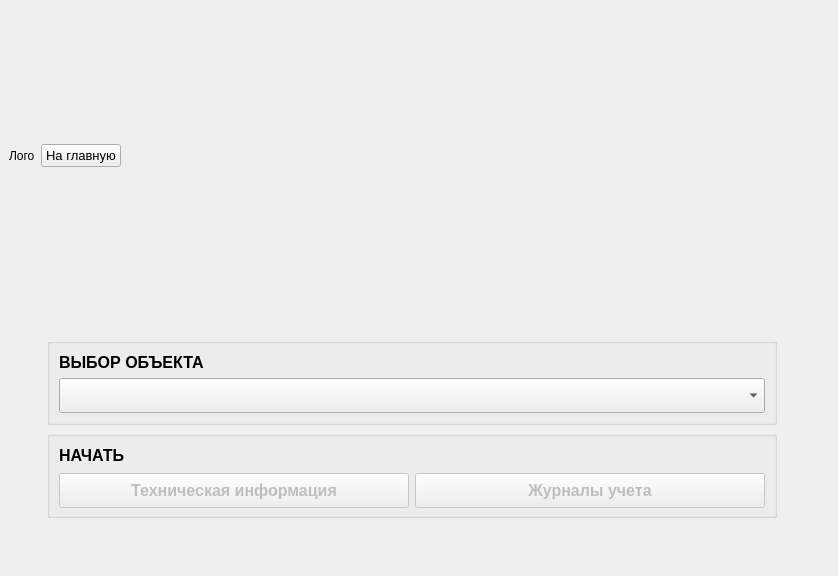
<?xml version="1.0" encoding="UTF-8"?>
<ui version="4.0">
 <class>MainWindow</class>
 <widget class="QMainWindow" name="MainWindow">
  <property name="geometry">
   <rect>
    <x>0</x>
    <y>0</y>
    <width>838</width>
    <height>576</height>
   </rect>
  </property>
  <property name="windowTitle">
   <string>MainWindow</string>
  </property>
  <widget class="QWidget" name="centralwidget">
   <layout class="QGridLayout" name="gridLayout">
    <item row="0" column="0">
     <layout class="QVBoxLayout" name="verticalLayout_3">
      <item>
       <layout class="QHBoxLayout" name="horizontalLayout">
        <item>
         <widget class="QLabel" name="labelLogo">
          <property name="sizePolicy">
           <sizepolicy hsizetype="Maximum" vsizetype="Maximum">
            <horstretch>0</horstretch>
            <verstretch>0</verstretch>
           </sizepolicy>
          </property>
          <property name="minimumSize">
           <size>
            <width>0</width>
            <height>0</height>
           </size>
          </property>
          <property name="text">
           <string>Лого</string>
          </property>
         </widget>
        </item>
        <item>
         <widget class="QPushButton" name="pushButtonToMainPage">
          <property name="sizePolicy">
           <sizepolicy hsizetype="Maximum" vsizetype="Fixed">
            <horstretch>0</horstretch>
            <verstretch>0</verstretch>
           </sizepolicy>
          </property>
          <property name="font">
           <font>
            <pointsize>10</pointsize>
            <bold>false</bold>
           </font>
          </property>
          <property name="text">
           <string>На главную</string>
          </property>
         </widget>
        </item>
        <item>
         <widget class="QLabel" name="labelTopRightSpacer">
          <property name="sizePolicy">
           <sizepolicy hsizetype="Minimum" vsizetype="Preferred">
            <horstretch>0</horstretch>
            <verstretch>0</verstretch>
           </sizepolicy>
          </property>
          <property name="text">
           <string/>
          </property>
         </widget>
        </item>
       </layout>
      </item>
      <item>
       <spacer name="verticalSpacerTop">
        <property name="orientation">
         <enum>Qt::Vertical</enum>
        </property>
        <property name="sizeType">
         <enum>QSizePolicy::Minimum</enum>
        </property>
        <property name="sizeHint" stdset="0">
         <size>
          <width>0</width>
          <height>20</height>
         </size>
        </property>
       </spacer>
      </item>
      <item>
       <widget class="QStackedWidget" name="stackedWidget">
        <property name="sizePolicy">
         <sizepolicy hsizetype="Expanding" vsizetype="Fixed">
          <horstretch>0</horstretch>
          <verstretch>0</verstretch>
         </sizepolicy>
        </property>
        <property name="currentIndex">
         <number>0</number>
        </property>
        <widget class="QWidget" name="pageStart">
         <property name="sizePolicy">
          <sizepolicy hsizetype="Preferred" vsizetype="Preferred">
           <horstretch>0</horstretch>
           <verstretch>0</verstretch>
          </sizepolicy>
         </property>
         <property name="layoutDirection">
          <enum>Qt::LeftToRight</enum>
         </property>
         <layout class="QGridLayout" name="gridLayout_4">
          <item row="0" column="0" rowspan="2">
           <spacer name="horizontalSpacerLeft">
            <property name="orientation">
             <enum>Qt::Horizontal</enum>
            </property>
            <property name="sizeHint" stdset="0">
             <size>
              <width>40</width>
              <height>20</height>
             </size>
            </property>
           </spacer>
          </item>
          <item row="1" column="1">
           <widget class="QGroupBox" name="groupBoxStart">
            <property name="sizePolicy">
             <sizepolicy hsizetype="Minimum" vsizetype="Maximum">
              <horstretch>0</horstretch>
              <verstretch>0</verstretch>
             </sizepolicy>
            </property>
            <property name="styleSheet">
             <string notr="true"/>
            </property>
            <property name="title">
             <string/>
            </property>
            <property name="alignment">
             <set>Qt::AlignLeading|Qt::AlignLeft|Qt::AlignTop</set>
            </property>
            <layout class="QGridLayout" name="gridLayout_3">
             <item row="2" column="1">
              <widget class="QPushButton" name="pushButtonLogBooks">
               <property name="enabled">
                <bool>false</bool>
               </property>
               <property name="sizePolicy">
                <sizepolicy hsizetype="Fixed" vsizetype="Minimum">
                 <horstretch>0</horstretch>
                 <verstretch>0</verstretch>
                </sizepolicy>
               </property>
               <property name="minimumSize">
                <size>
                 <width>350</width>
                 <height>35</height>
                </size>
               </property>
               <property name="maximumSize">
                <size>
                 <width>16777215</width>
                 <height>30</height>
                </size>
               </property>
               <property name="font">
                <font>
                 <pointsize>12</pointsize>
                 <bold>true</bold>
                </font>
               </property>
               <property name="text">
                <string>Журналы учета</string>
               </property>
              </widget>
             </item>
             <item row="1" column="0" colspan="2">
              <widget class="QLabel" name="labelStart">
               <property name="sizePolicy">
                <sizepolicy hsizetype="Preferred" vsizetype="Preferred">
                 <horstretch>0</horstretch>
                 <verstretch>0</verstretch>
                </sizepolicy>
               </property>
               <property name="font">
                <font>
                 <pointsize>12</pointsize>
                 <bold>true</bold>
                </font>
               </property>
               <property name="text">
                <string>НАЧАТЬ</string>
               </property>
               <property name="alignment">
                <set>Qt::AlignLeading|Qt::AlignLeft|Qt::AlignTop</set>
               </property>
              </widget>
             </item>
             <item row="2" column="0">
              <widget class="QPushButton" name="pushButtonTechInfo">
               <property name="enabled">
                <bool>false</bool>
               </property>
               <property name="sizePolicy">
                <sizepolicy hsizetype="Fixed" vsizetype="Minimum">
                 <horstretch>0</horstretch>
                 <verstretch>0</verstretch>
                </sizepolicy>
               </property>
               <property name="minimumSize">
                <size>
                 <width>350</width>
                 <height>35</height>
                </size>
               </property>
               <property name="maximumSize">
                <size>
                 <width>16777215</width>
                 <height>30</height>
                </size>
               </property>
               <property name="font">
                <font>
                 <pointsize>12</pointsize>
                 <bold>true</bold>
                </font>
               </property>
               <property name="text">
                <string>Техническая информация</string>
               </property>
              </widget>
             </item>
            </layout>
           </widget>
          </item>
          <item row="0" column="3" rowspan="2">
           <widget class="QLabel" name="labelRightSpacer">
            <property name="text">
             <string/>
            </property>
           </widget>
          </item>
          <item row="0" column="1">
           <widget class="QGroupBox" name="groupBoxChooseObject">
            <property name="sizePolicy">
             <sizepolicy hsizetype="Minimum" vsizetype="Maximum">
              <horstretch>0</horstretch>
              <verstretch>0</verstretch>
             </sizepolicy>
            </property>
            <property name="styleSheet">
             <string notr="true"/>
            </property>
            <property name="title">
             <string/>
            </property>
            <layout class="QGridLayout" name="gridLayout_2">
             <item row="0" column="0">
              <widget class="QLabel" name="labelChooseObject">
               <property name="sizePolicy">
                <sizepolicy hsizetype="Preferred" vsizetype="Maximum">
                 <horstretch>0</horstretch>
                 <verstretch>0</verstretch>
                </sizepolicy>
               </property>
               <property name="font">
                <font>
                 <pointsize>12</pointsize>
                 <bold>true</bold>
                </font>
               </property>
               <property name="text">
                <string>ВЫБОР ОБЪЕКТА</string>
               </property>
              </widget>
             </item>
             <item row="1" column="0">
              <widget class="QComboBox" name="comboBoxObjectList">
               <property name="minimumSize">
                <size>
                 <width>0</width>
                 <height>35</height>
                </size>
               </property>
               <property name="font">
                <font>
                 <pointsize>12</pointsize>
                 <bold>true</bold>
                </font>
               </property>
               <property name="editable">
                <bool>false</bool>
               </property>
               <property name="currentText">
                <string/>
               </property>
               <property name="currentIndex">
                <number>-1</number>
               </property>
               <property name="insertPolicy">
                <enum>QComboBox::NoInsert</enum>
               </property>
               <property name="placeholderText">
                <string>Выберите объект</string>
               </property>
               <property name="frame">
                <bool>true</bool>
               </property>
              </widget>
             </item>
            </layout>
           </widget>
          </item>
          <item row="0" column="2" rowspan="2">
           <spacer name="horizontalSpacerRight">
            <property name="orientation">
             <enum>Qt::Horizontal</enum>
            </property>
            <property name="sizeHint" stdset="0">
             <size>
              <width>40</width>
              <height>20</height>
             </size>
            </property>
           </spacer>
          </item>
         </layout>
        </widget>
       </widget>
      </item>
      <item>
       <spacer name="verticalSpacerBottom">
        <property name="orientation">
         <enum>Qt::Vertical</enum>
        </property>
        <property name="sizeType">
         <enum>QSizePolicy::Minimum</enum>
        </property>
        <property name="sizeHint" stdset="0">
         <size>
          <width>0</width>
          <height>40</height>
         </size>
        </property>
       </spacer>
      </item>
     </layout>
    </item>
   </layout>
  </widget>
 </widget>
 <resources/>
 <connections/>
</ui>
